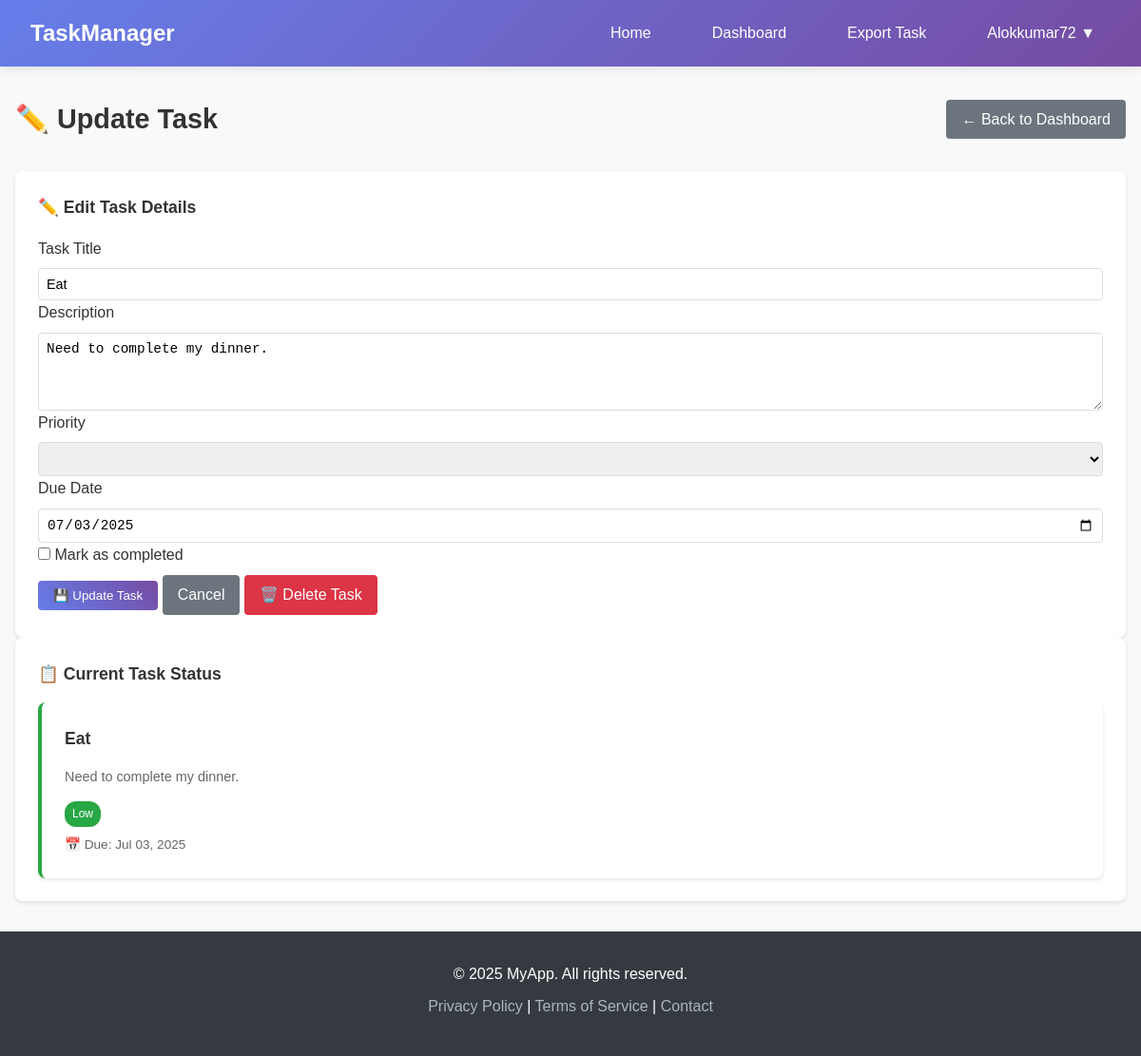
The page /doorway/update/4/ (signed in) on the database its author committed.
### doorway/models.py (models this page shows, shortened)
class Task(models.Model):
    PRIORITY_CHOICES = [
        ('Low', 'Low'),
        ('Medium', 'Medium'),
        ('High', 'High'),
    ]
    user = models.ForeignKey(User, on_delete=models.CASCADE, related_name='tasks', help_text="The user this task belongs to.")
    title = models.CharField(max_length=200, help_text="A short title for the task.")
    description = models.TextField(blank=True, help_text="Optional description of the task.")
    due_date = models.DateField(default=date.today, help_text="Select the due date for the task.")
    priority = models.CharField(max_length=10, choices=PRIORITY_CHOICES, default='Medium',help_text="Set the task priority: Low, Medium, or High.")
    is_completed = models.BooleanField(default=False, help_text="Mark as completed if the task is done.")
    created_at = models.DateTimeField(auto_now_add=True, help_text="Date and time when the task was created.")

### doorway/views.py (the view)
# urls.py: path('update/<int:task_id>/', views.update_task, name='update_task'),
@login_required
def update_task(request, task_id):
    task = get_object_or_404(Task, id=task_id, user=request.user)
    if request.method == 'POST':
        form = TaskForm(request.POST, instance=task)
        if form.is_valid():
            form.save()
            messages.success(request, 'Task updated successfully!')
            return redirect('task_dashboard')
    else:
        form = TaskForm(instance=task)
    return render(request, 'doorway/update_task.html', {'form': form, 'task': task})

### doorway/forms.py
class TaskForm(forms.ModelForm):
    class Meta:
        model = Task
        fields = ['title', 'description', 'due_date', 'priority', 'is_completed']
        widgets = {
            'title': forms.TextInput(attrs={
                'class': 'form-control',
                'placeholder': 'Enter task title'
            }),
            'description': forms.Textarea(attrs={
                'class': 'form-control',
                'rows': 4,
                'placeholder': 'Enter task description (optional)'
            }),
            'due_date': forms.DateInput(attrs={
                'class': 'form-control',
                'type': 'date'
            }),
            'priority': forms.Select(attrs={
                'class': 'form-control'
            }),
            'is_completed': forms.CheckboxInput(attrs={
                'class': 'form-check-input'
            })
        }

### doorway/templates/doorway/update_task.html (shortened to what this page needs)
{% extends 'doorway/base.html' %}
{% block content %}
<div class="page-header">
    <h1 class="page-title">✏️ Update Task</h1>
    <a href="{% url 'doorway:dashboard' %}" class="btn btn-secondary">← Back to Dashboard</a>
</div>
<div class="task-card form-card">
    <div class="task-header">
        <h4 class="task-title">✏️ Edit Task Details</h4>
    </div>
    <form method="post" class="task-form">
        <div class="form-group">
            <label for="title">Task Title</label>
            <input type="text" class="form-control" id="title" name="title"
                   value="{{ task.title }}" required placeholder="Enter task title...">
        </div>
        <div class="form-group">
            <label for="description">Description</label>
            <textarea class="form-control" id="description" name="description"
                      rows="4" placeholder="Enter task description...">{{ task.description }}</textarea>
        </div>
        <div class="form-row">
            <div class="form-group">
                <label for="priority">Priority</label>
                <select class="form-control" id="priority" name="priority" required>
                </select>
            </div>
            <div class="form-group">
                <label for="due_date">Due Date</label>
                <input type="date" class="form-control" id="due_date" name="due_date"
                       value="{{ task.due_date|date:'Y-m-d' }}" required>
            </div>
        </div>
        <div class="form-group">
            <label class="checkbox-label">
                <input type="checkbox" name="is_completed" {% if task.is_completed %}checked{% endif %}>
                Mark as completed
            </label>
        </div>
        <div class="form-actions">
            <button type="submit" class="btn btn-primary">💾 Update Task</button>
            <a href="{% url 'doorway:task_detail' task.id %}" class="btn btn-secondary">Cancel</a>
            <a href="{% url 'doorway:delete_task' task.id %}" class="btn btn-danger"
               onclick="return confirm('Are you sure you want to delete this task?')">🗑️ Delete Task</a>
        </div>
    </form>
</div>
<div class="task-card preview-card">
    <div class="task-header">
        <h4 class="task-title">📋 Current Task Status</h4>
    </div>
    <div class="task-card
        priority-{{ task.priority|lower }}" style="margin-top: 1rem;">
        <div class="task-header">
            <h4 class="task-title">{{ task.title }}</h4>
        </div>
        {% if task.description %}
            <p class="task-description">{{ task.description|truncatewords:20 }}</p>
        {% endif %}
        <div class="task-meta">
            <div class="task-badges">
                <span class="badge badge-{{ task.priority|lower }}">{{ task.priority }}</span>
            </div>
        </div>
        <div class="task-date">
            📅 Due: {{ task.due_date|date:"M d, Y" }}
        </div>
    </div>
</div>
{% endblock %}

### doorway/templates/doorway/base.html (shortened to what this page needs)
<!DOCTYPE html>
<html lang="en">
<head>
</head>
<body>
    <header class="header">
        <nav class="navbar">
            <a href="{% url 'doorway:home' %}" class="logo">TaskManager</a>
            <ul class="nav-links">
                <li><a href="{% url 'doorway:home' %}" class="{% if request.resolver_match.url_name == 'home' %}active{% endif %}">Home</a></li>
                {% if user.is_authenticated %}
                    <li><a href="{% url 'doorway:dashboard' %}" class="{% if request.resolver_match.url_name == 'dashboard' %}active{% endif %}">Dashboard</a></li>
                    <li><a href="{% url 'doorway:export_options' %}" class="{% if request.resolver_match.url_name == 'export_options' %}active{% endif %}">Export Task</a></li>
                    <li class="user-menu">
                        <a href="#" class="user-link">{{ user.username }} ▼</a>
                    </li>
                {% else %}
                    <li><a href="{% url 'login' %}" class="{% if request.resolver_match.url_name == 'login' %}active{% endif %}">Login</a></li>
                    <li><a href="{% url 'doorway:signup' %}" class="{% if request.resolver_match.url_name == 'signup' %}active{% endif %}">Sign Up</a></li>
                {% endif %}
            </ul>
        </nav>
    </header>
    <main class="main-content">
        <div class="container">
            {% block content %}{% endblock %}
        </div>
    </main>
    <footer class="footer">
        <div class="container">
            <p>&copy; 2025 MyApp. All rights reserved.</p>
            <p>
                <a href="#">Privacy Policy</a> |
                <a href="#">Terms of Service</a> |
                <a href="#">Contact</a>
            </p>
        </div>
    </footer>
</body>
</html>

### doorway/templates/doorway/base.html (style rules this page uses)
* { margin: 0; padding: 0; box-sizing: border-box; }
body { font-family: 'Arial', sans-serif; line-height: 1.6; color: #333; background-color: #f8f9fa; }
.header { background: linear-gradient(135deg, #667eea 0%, #764ba2 100%); box-shadow: 0 2px 10px rgba(0, 0, 0, 0.1); position: sticky; top: 0; z-index: 1000; }
.navbar { display: flex; justify-content: space-between; align-items: center; padding: 1rem 2rem; max-width: 1200px; margin: 0 auto; }
.logo { font-size: 1.5rem; font-weight: bold; color: white; text-decoration: none; transition: color 0.3s ease; }
.nav-links { display: flex; list-style: none; gap: 2rem; }
.nav-links a { color: white; text-decoration: none; padding: 0.5rem 1rem; border-radius: 4px; transition: all 0.3s ease; font-weight: 500; }
.user-menu { position: relative; }
.main-content { min-height: calc(100vh - 140px); padding: 2rem 0; }
.container { max-width: 1200px; margin: 0 auto; padding: 0 1rem; }
.footer { background-color: #343a40; color: white; text-align: center; padding: 2rem 0; margin-top: auto; }
.footer p { margin-bottom: 0.5rem; }
.footer a { color: #adb5bd; text-decoration: none; }
.btn { display: inline-block; padding: 0.5rem 1rem; background-color: #007bff; color: white; text-decoration: none; border-radius: 4px; border: none; cursor: pointer; transition: background-color 0.3s ease; }
.btn-secondary { background-color: #6c757d; }
.btn-danger { background-color: #dc3545; }
.form-group { display: flex; flex-direction: column; }
.form-group label { margin-bottom: 0.5rem; font-weight: 500; color: #333; }
.form-control { padding: 0.5rem; border: 1px solid #ddd; border-radius: 4px; font-size: 0.9rem; }
.btn-primary { background: linear-gradient(45deg, #667eea, #764ba2); border: none; }
.task-card { background: white; border-radius: 8px; padding: 1.5rem; box-shadow: 0 2px 4px rgba(0,0,0,0.1); transition: all 0.3s ease; position: relative; }
.task-card.priority-low { border-left: 4px solid #28a745; }
.task-header { display: flex; justify-content: between; align-items: start; margin-bottom: 1rem; }
.task-title { font-size: 1.1rem; font-weight: 600; color: #333; margin: 0; flex-grow: 1; }
.task-description { color: #666; font-size: 0.9rem; margin-bottom: 1rem; line-height: 1.4; }
.task-meta { display: flex; justify-content: space-between; align-items: center; margin-top: auto; }
.task-badges { display: flex; gap: 0.5rem; flex-wrap: wrap; }
.badge { padding: 0.25rem 0.5rem; border-radius: 12px; font-size: 0.75rem; font-weight: 500; color: white; }
.badge-low { background: #28a745; }
.task-date { font-size: 0.85rem; color: #666; margin-top: 0.5rem; }
.page-header { display: flex; justify-content: space-between; align-items: center; margin-bottom: 2rem; }
.page-title { font-size: 1.8rem; font-weight: 600; color: #333; margin: 0; }

### rows shown on the page
Task: title "Eat", description "Need to complete my dinner.", due_date "07/03/2025", priority "Low", due_date "Jul 03, 2025"

### other values the page prints
{{ user.username }} "Alokkumar72"
